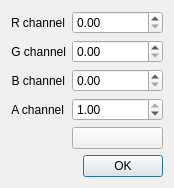
<?xml version="1.0" encoding="UTF-8"?>
<ui version="4.0">
 <class>ColorSettingDialog</class>
 <widget class="QDialog" name="ColorSettingDialog">
  <property name="geometry">
   <rect>
    <x>0</x>
    <y>0</y>
    <width>174</width>
    <height>174</height>
   </rect>
  </property>
  <property name="windowTitle">
   <string>Setting Color</string>
  </property>
  <layout class="QFormLayout" name="formLayout">
   <item row="0" column="0">
    <widget class="QLabel" name="label">
     <property name="minimumSize">
      <size>
       <width>0</width>
       <height>0</height>
      </size>
     </property>
     <property name="maximumSize">
      <size>
       <width>70</width>
       <height>16777215</height>
      </size>
     </property>
     <property name="text">
      <string>R channel</string>
     </property>
     <property name="alignment">
      <set>Qt::AlignRight|Qt::AlignTrailing|Qt::AlignVCenter</set>
     </property>
    </widget>
   </item>
   <item row="0" column="1">
    <widget class="QDoubleSpinBox" name="doubleSpinBox_r">
     <property name="maximum">
      <double>1.000000000000000</double>
     </property>
    </widget>
   </item>
   <item row="1" column="0">
    <widget class="QLabel" name="label_2">
     <property name="minimumSize">
      <size>
       <width>0</width>
       <height>0</height>
      </size>
     </property>
     <property name="maximumSize">
      <size>
       <width>70</width>
       <height>16777215</height>
      </size>
     </property>
     <property name="text">
      <string>G channel</string>
     </property>
     <property name="alignment">
      <set>Qt::AlignRight|Qt::AlignTrailing|Qt::AlignVCenter</set>
     </property>
    </widget>
   </item>
   <item row="2" column="0">
    <widget class="QLabel" name="label_3">
     <property name="minimumSize">
      <size>
       <width>0</width>
       <height>0</height>
      </size>
     </property>
     <property name="maximumSize">
      <size>
       <width>70</width>
       <height>16777215</height>
      </size>
     </property>
     <property name="text">
      <string>B channel</string>
     </property>
     <property name="alignment">
      <set>Qt::AlignRight|Qt::AlignTrailing|Qt::AlignVCenter</set>
     </property>
    </widget>
   </item>
   <item row="5" column="1">
    <widget class="QDialogButtonBox" name="buttonBox">
     <property name="orientation">
      <enum>Qt::Horizontal</enum>
     </property>
     <property name="standardButtons">
      <set>QDialogButtonBox::Ok</set>
     </property>
    </widget>
   </item>
   <item row="1" column="1">
    <widget class="QDoubleSpinBox" name="doubleSpinBox_g">
     <property name="maximum">
      <double>1.000000000000000</double>
     </property>
    </widget>
   </item>
   <item row="2" column="1">
    <widget class="QDoubleSpinBox" name="doubleSpinBox_b">
     <property name="maximum">
      <double>1.000000000000000</double>
     </property>
    </widget>
   </item>
   <item row="3" column="0">
    <widget class="QLabel" name="label_4">
     <property name="minimumSize">
      <size>
       <width>0</width>
       <height>0</height>
      </size>
     </property>
     <property name="maximumSize">
      <size>
       <width>70</width>
       <height>16777215</height>
      </size>
     </property>
     <property name="text">
      <string>A channel</string>
     </property>
     <property name="alignment">
      <set>Qt::AlignRight|Qt::AlignTrailing|Qt::AlignVCenter</set>
     </property>
    </widget>
   </item>
   <item row="3" column="1">
    <widget class="QDoubleSpinBox" name="doubleSpinBox_a">
     <property name="maximum">
      <double>1.000000000000000</double>
     </property>
     <property name="value">
      <double>1.000000000000000</double>
     </property>
    </widget>
   </item>
   <item row="4" column="1">
    <widget class="QPushButton" name="pushButton_ChangeColor">
     <property name="text">
      <string/>
     </property>
    </widget>
   </item>
  </layout>
 </widget>
 <resources/>
 <connections>
  <connection>
   <sender>buttonBox</sender>
   <signal>accepted()</signal>
   <receiver>ColorSettingDialog</receiver>
   <slot>accept()</slot>
   <hints>
    <hint type="sourcelabel">
     <x>248</x>
     <y>254</y>
    </hint>
    <hint type="destinationlabel">
     <x>157</x>
     <y>274</y>
    </hint>
   </hints>
  </connection>
  <connection>
   <sender>buttonBox</sender>
   <signal>rejected()</signal>
   <receiver>ColorSettingDialog</receiver>
   <slot>reject()</slot>
   <hints>
    <hint type="sourcelabel">
     <x>316</x>
     <y>260</y>
    </hint>
    <hint type="destinationlabel">
     <x>286</x>
     <y>274</y>
    </hint>
   </hints>
  </connection>
 </connections>
</ui>
